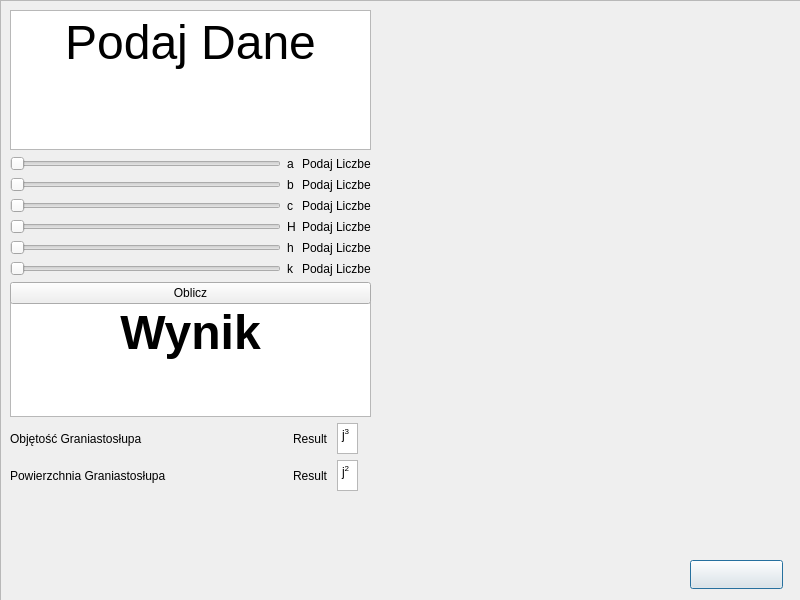
<?xml version="1.0" encoding="UTF-8"?>
<ui version="4.0">
 <class>PyramidTriangle</class>
 <widget class="QDialog" name="PyramidTriangle">
  <property name="geometry">
   <rect>
    <x>0</x>
    <y>0</y>
    <width>800</width>
    <height>600</height>
   </rect>
  </property>
  <property name="minimumSize">
   <size>
    <width>800</width>
    <height>600</height>
   </size>
  </property>
  <property name="maximumSize">
   <size>
    <width>800</width>
    <height>600</height>
   </size>
  </property>
  <property name="windowTitle">
   <string>Dialog</string>
  </property>
  <widget class="QPushButton" name="backbutton">
   <property name="geometry">
    <rect>
     <x>690</x>
     <y>560</y>
     <width>93</width>
     <height>29</height>
    </rect>
   </property>
   <property name="styleSheet">
    <string notr="true">image: url(:/image/grafika/back.png);</string>
   </property>
   <property name="text">
    <string/>
   </property>
  </widget>
  <widget class="QWidget" name="layoutWidget">
   <property name="geometry">
    <rect>
     <x>10</x>
     <y>300</y>
     <width>361</width>
     <height>191</height>
    </rect>
   </property>
   <layout class="QVBoxLayout" name="verticalLayout_2">
    <item>
     <widget class="QTextBrowser" name="textBrowser_2">
      <property name="html">
       <string>&lt;!DOCTYPE HTML PUBLIC &quot;-//W3C//DTD HTML 4.0//EN&quot; &quot;http://www.w3.org/TR/REC-html40/strict.dtd&quot;&gt;
&lt;html&gt;&lt;head&gt;&lt;meta name=&quot;qrichtext&quot; content=&quot;1&quot; /&gt;&lt;meta charset=&quot;utf-8&quot; /&gt;&lt;style type=&quot;text/css&quot;&gt;
p, li { white-space: pre-wrap; }
hr { height: 1px; border-width: 0; }
li.unchecked::marker { content: &quot;\2610&quot;; }
li.checked::marker { content: &quot;\2612&quot;; }
&lt;/style&gt;&lt;/head&gt;&lt;body style=&quot; font-family:'Segoe UI'; font-size:9pt; font-weight:400; font-style:normal;&quot;&gt;
&lt;p align=&quot;center&quot; style=&quot; margin-top:0px; margin-bottom:0px; margin-left:0px; margin-right:0px; -qt-block-indent:0; text-indent:0px;&quot;&gt;&lt;span style=&quot; font-size:36pt; font-weight:700;&quot;&gt;Wynik&lt;/span&gt;&lt;/p&gt;&lt;/body&gt;&lt;/html&gt;</string>
      </property>
     </widget>
    </item>
    <item>
     <layout class="QGridLayout" name="gridLayout_2">
      <item row="0" column="0">
       <widget class="QLabel" name="label_5">
        <property name="text">
         <string>Objętość Graniastosłupa</string>
        </property>
       </widget>
      </item>
      <item row="0" column="1">
       <spacer name="horizontalSpacer">
        <property name="orientation">
         <enum>Qt::Horizontal</enum>
        </property>
        <property name="sizeHint" stdset="0">
         <size>
          <width>40</width>
          <height>20</height>
         </size>
        </property>
       </spacer>
      </item>
      <item row="1" column="1">
       <spacer name="horizontalSpacer_2">
        <property name="orientation">
         <enum>Qt::Horizontal</enum>
        </property>
        <property name="sizeHint" stdset="0">
         <size>
          <width>40</width>
          <height>20</height>
         </size>
        </property>
       </spacer>
      </item>
      <item row="1" column="4">
       <widget class="QTextBrowser" name="textBrowser_3">
        <property name="minimumSize">
         <size>
          <width>21</width>
          <height>31</height>
         </size>
        </property>
        <property name="maximumSize">
         <size>
          <width>21</width>
          <height>31</height>
         </size>
        </property>
        <property name="html">
         <string>&lt;!DOCTYPE HTML PUBLIC &quot;-//W3C//DTD HTML 4.0//EN&quot; &quot;http://www.w3.org/TR/REC-html40/strict.dtd&quot;&gt;
&lt;html&gt;&lt;head&gt;&lt;meta name=&quot;qrichtext&quot; content=&quot;1&quot; /&gt;&lt;meta charset=&quot;utf-8&quot; /&gt;&lt;style type=&quot;text/css&quot;&gt;
p, li { white-space: pre-wrap; }
hr { height: 1px; border-width: 0; }
li.unchecked::marker { content: &quot;\2610&quot;; }
li.checked::marker { content: &quot;\2612&quot;; }
&lt;/style&gt;&lt;/head&gt;&lt;body style=&quot; font-family:'Segoe UI'; font-size:9pt; font-weight:400; font-style:normal;&quot;&gt;
&lt;p style=&quot; margin-top:0px; margin-bottom:0px; margin-left:0px; margin-right:0px; -qt-block-indent:0; text-indent:0px;&quot;&gt;j&lt;span style=&quot; vertical-align:super;&quot;&gt;2&lt;/span&gt;&lt;/p&gt;&lt;/body&gt;&lt;/html&gt;</string>
        </property>
       </widget>
      </item>
      <item row="0" column="4">
       <widget class="QTextBrowser" name="textBrowser_4">
        <property name="minimumSize">
         <size>
          <width>21</width>
          <height>31</height>
         </size>
        </property>
        <property name="maximumSize">
         <size>
          <width>21</width>
          <height>31</height>
         </size>
        </property>
        <property name="html">
         <string>&lt;!DOCTYPE HTML PUBLIC &quot;-//W3C//DTD HTML 4.0//EN&quot; &quot;http://www.w3.org/TR/REC-html40/strict.dtd&quot;&gt;
&lt;html&gt;&lt;head&gt;&lt;meta name=&quot;qrichtext&quot; content=&quot;1&quot; /&gt;&lt;meta charset=&quot;utf-8&quot; /&gt;&lt;style type=&quot;text/css&quot;&gt;
p, li { white-space: pre-wrap; }
hr { height: 1px; border-width: 0; }
li.unchecked::marker { content: &quot;\2610&quot;; }
li.checked::marker { content: &quot;\2612&quot;; }
&lt;/style&gt;&lt;/head&gt;&lt;body style=&quot; font-family:'Segoe UI'; font-size:9pt; font-weight:400; font-style:normal;&quot;&gt;
&lt;p style=&quot; margin-top:0px; margin-bottom:0px; margin-left:0px; margin-right:0px; -qt-block-indent:0; text-indent:0px;&quot;&gt;j&lt;span style=&quot; vertical-align:super;&quot;&gt;3&lt;/span&gt;&lt;/p&gt;&lt;/body&gt;&lt;/html&gt;</string>
        </property>
       </widget>
      </item>
      <item row="0" column="5">
       <widget class="QLabel" name="label_7">
        <property name="text">
         <string/>
        </property>
       </widget>
      </item>
      <item row="1" column="0">
       <widget class="QLabel" name="label_6">
        <property name="text">
         <string>Powierzchnia Graniastosłupa</string>
        </property>
       </widget>
      </item>
      <item row="1" column="3">
       <widget class="QLabel" name="labelPole">
        <property name="text">
         <string>Result </string>
        </property>
       </widget>
      </item>
      <item row="0" column="3">
       <widget class="QLabel" name="labelOb">
        <property name="text">
         <string>Result</string>
        </property>
       </widget>
      </item>
     </layout>
    </item>
   </layout>
  </widget>
  <widget class="QWidget" name="layoutWidget_2">
   <property name="geometry">
    <rect>
     <x>10</x>
     <y>10</y>
     <width>361</width>
     <height>294</height>
    </rect>
   </property>
   <layout class="QVBoxLayout" name="verticalLayout">
    <item>
     <widget class="QTextBrowser" name="textBrowser">
      <property name="html">
       <string>&lt;!DOCTYPE HTML PUBLIC &quot;-//W3C//DTD HTML 4.0//EN&quot; &quot;http://www.w3.org/TR/REC-html40/strict.dtd&quot;&gt;
&lt;html&gt;&lt;head&gt;&lt;meta name=&quot;qrichtext&quot; content=&quot;1&quot; /&gt;&lt;meta charset=&quot;utf-8&quot; /&gt;&lt;style type=&quot;text/css&quot;&gt;
p, li { white-space: pre-wrap; }
hr { height: 1px; border-width: 0; }
li.unchecked::marker { content: &quot;\2610&quot;; }
li.checked::marker { content: &quot;\2612&quot;; }
&lt;/style&gt;&lt;/head&gt;&lt;body style=&quot; font-family:'Segoe UI'; font-size:9pt; font-weight:400; font-style:normal;&quot;&gt;
&lt;p align=&quot;center&quot; style=&quot; margin-top:0px; margin-bottom:0px; margin-left:0px; margin-right:0px; -qt-block-indent:0; text-indent:0px;&quot;&gt;&lt;span style=&quot; font-size:36pt;&quot;&gt;Podaj Dane&lt;/span&gt;&lt;/p&gt;&lt;/body&gt;&lt;/html&gt;</string>
      </property>
     </widget>
    </item>
    <item>
     <layout class="QGridLayout" name="gridLayout">
      <item row="0" column="0">
       <widget class="QSlider" name="Slidera">
        <property name="minimum">
         <number>0</number>
        </property>
        <property name="maximum">
         <number>100</number>
        </property>
        <property name="orientation">
         <enum>Qt::Horizontal</enum>
        </property>
       </widget>
      </item>
      <item row="2" column="2">
       <widget class="QLabel" name="label_c_value">
        <property name="text">
         <string>Podaj Liczbe</string>
        </property>
       </widget>
      </item>
      <item row="3" column="0">
       <widget class="QSlider" name="SliderH">
        <property name="minimum">
         <number>0</number>
        </property>
        <property name="maximum">
         <number>100</number>
        </property>
        <property name="orientation">
         <enum>Qt::Horizontal</enum>
        </property>
       </widget>
      </item>
      <item row="4" column="2">
       <widget class="QLabel" name="label_h_value">
        <property name="text">
         <string>Podaj Liczbe</string>
        </property>
       </widget>
      </item>
      <item row="3" column="2">
       <widget class="QLabel" name="label_H_value">
        <property name="text">
         <string>Podaj Liczbe</string>
        </property>
       </widget>
      </item>
      <item row="1" column="2">
       <widget class="QLabel" name="label_b_value">
        <property name="text">
         <string>Podaj Liczbe</string>
        </property>
       </widget>
      </item>
      <item row="4" column="0">
       <widget class="QSlider" name="Sliderh">
        <property name="minimum">
         <number>0</number>
        </property>
        <property name="maximum">
         <number>100</number>
        </property>
        <property name="orientation">
         <enum>Qt::Horizontal</enum>
        </property>
       </widget>
      </item>
      <item row="3" column="1">
       <widget class="QLabel" name="label_3">
        <property name="text">
         <string>H</string>
        </property>
       </widget>
      </item>
      <item row="2" column="1">
       <widget class="QLabel" name="label">
        <property name="text">
         <string>c</string>
        </property>
       </widget>
      </item>
      <item row="2" column="0">
       <widget class="QSlider" name="SliderC">
        <property name="orientation">
         <enum>Qt::Horizontal</enum>
        </property>
       </widget>
      </item>
      <item row="1" column="1">
       <widget class="QLabel" name="label_9">
        <property name="text">
         <string>b</string>
        </property>
       </widget>
      </item>
      <item row="0" column="2">
       <widget class="QLabel" name="label_a_value">
        <property name="text">
         <string>Podaj Liczbe</string>
        </property>
       </widget>
      </item>
      <item row="1" column="0">
       <widget class="QSlider" name="Sliderb">
        <property name="maximum">
         <number>100</number>
        </property>
        <property name="orientation">
         <enum>Qt::Horizontal</enum>
        </property>
       </widget>
      </item>
      <item row="4" column="1">
       <widget class="QLabel" name="label_4">
        <property name="text">
         <string>h</string>
        </property>
       </widget>
      </item>
      <item row="0" column="1">
       <widget class="QLabel" name="label_2">
        <property name="text">
         <string>a</string>
        </property>
       </widget>
      </item>
      <item row="5" column="1">
       <widget class="QLabel" name="label_10">
        <property name="text">
         <string>k</string>
        </property>
       </widget>
      </item>
      <item row="5" column="2">
       <widget class="QLabel" name="label_k_value">
        <property name="text">
         <string>Podaj Liczbe</string>
        </property>
       </widget>
      </item>
      <item row="5" column="0">
       <widget class="QSlider" name="Sliderk">
        <property name="maximum">
         <number>100</number>
        </property>
        <property name="orientation">
         <enum>Qt::Horizontal</enum>
        </property>
       </widget>
      </item>
     </layout>
    </item>
    <item>
     <widget class="QPushButton" name="pushButton">
      <property name="text">
       <string>Oblicz</string>
      </property>
     </widget>
    </item>
   </layout>
  </widget>
  <widget class="QFrame" name="frame">
   <property name="geometry">
    <rect>
     <x>0</x>
     <y>0</y>
     <width>801</width>
     <height>601</height>
    </rect>
   </property>
   <property name="styleSheet">
    <string notr="true">image: url(:/image/grafika/backgraund.png);</string>
   </property>
   <property name="frameShape">
    <enum>QFrame::StyledPanel</enum>
   </property>
   <property name="frameShadow">
    <enum>QFrame::Raised</enum>
   </property>
   <widget class="QLabel" name="label_8">
    <property name="geometry">
     <rect>
      <x>370</x>
      <y>-10</y>
      <width>421</width>
      <height>511</height>
     </rect>
    </property>
    <property name="styleSheet">
     <string notr="true">image: url(:/image/grafika/piramidtrojkat_white_cut.png);</string>
    </property>
    <property name="text">
     <string/>
    </property>
   </widget>
  </widget>
  <zorder>frame</zorder>
  <zorder>backbutton</zorder>
  <zorder>layoutWidget</zorder>
  <zorder>layoutWidget_2</zorder>
 </widget>
 <resources/>
 <connections/>
</ui>
